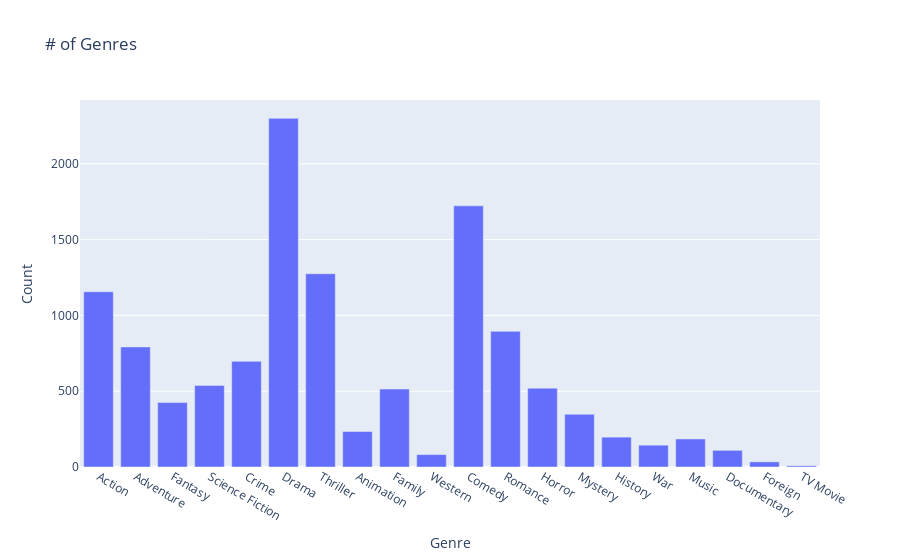

Notebook cell for this chart:
### Markdown cell above
#### Genres Bar Graph

### Code cell
import plotly.express as px

fig = px.bar(all_genres_df, x='Genre', y='Count', title='# of Genres' )
fig.show()

### Figure 1 — Plotly figure (JSON) as saved in the notebook; plotly's stock layout.template omitted (floating-point values rounded to 4 significant figures)
{"data": [{"alignmentgroup": "True", "hovertemplate": "Genre=%{x}<br>Count=%{y}<extra></extra>", "legendgroup": "", "marker": {"color": "#636efa", "pattern": {"shape": ""}}, "name": "", "offsetgroup": "", "orientation": "v", "showlegend": false, "textposition": "auto", "type": "bar", "x": ["Action", "Adventure", "Fantasy", "Science Fiction", "Crime", "Drama", "Thriller", "Animation", "Family", "Western", "Comedy", "Romance", "Horror", "Mystery", "History", "War", "Music", "Documentary", "Foreign", "TV Movie"], "xaxis": "x", "y": [1156, 792, 425, 538, 697, 2300, 1275, 234, 514, 82, 1723, 895, 520, 348, 197, 144, 185, 110, 34, 8], "yaxis": "y"}], "layout": {"barmode": "relative", "legend": {"tracegroupgap": 0}, "title": {"text": "# of Genres"}, "xaxis": {"anchor": "y", "domain": [0, 1], "title": {"text": "Genre"}}, "yaxis": {"anchor": "x", "domain": [0, 1], "title": {"text": "Count"}}}}
